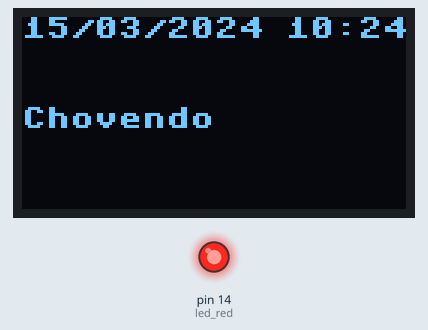
Bench run of a program on a simulated MicroPython board. On the bench: 128×64 one-colour display, output pins drawn as LEDs (lit = HIGH). The clock reads 2024-03-15 10:24:30 at power-on unless the program sets it.

Above: at 0.2 s.
At 30.8 s:
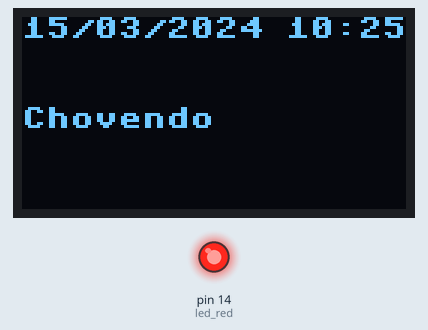
At 92.0 s:
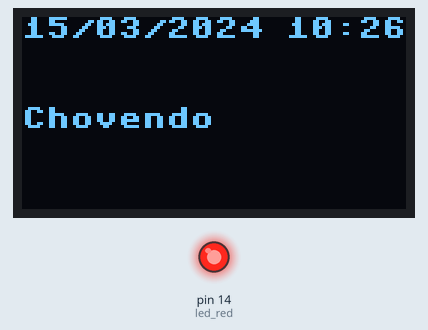
Timing chart, 0 to 93.5 s (numbered marks = the images above):
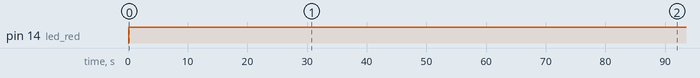

Measured:
- by itself, pin 14 (led_red): LOW → HIGH at 0.10 s
- what the display in image 0 shows lasts 30.6 s, from 0.2 s to 30.8 s
- what the display in image 1 shows lasts 61.1 s, from 30.8 s to 91.9 s

The program:

sensor_chuva.py
```python
from machine import Pin, I2C
import time, ssd1306

#configurando sensor
sensor_chuva= Pin(2, Pin.IN)
led_red = Pin(14, Pin.OUT)

# atribuição de pinos da Franzininho
i2c = I2C(scl=Pin(9), sda=Pin(8), freq=100000)

# configurando display
oled_width = 128
oled_height = 64
oled = ssd1306.SSD1306_I2C(oled_width, oled_height, i2c)
while True:
    #coletando data e hora atual
    current_time = time.localtime()
    formatted_time = "{:02d}/{:02d}/{} {:02d}:{:02d}".format(current_time[2], current_time[1], current_time[0], current_time[3], current_time[4])

    # limpa display
    oled.fill(0)

    # exibição no display
    oled.text(formatted_time, 0, 0)

    if sensor_chuva.value():
        oled.text("Sem chuva", 0, 30)
        led_red.off()

    else:
        oled.text("Chovendo", 0, 30)
        led_red.on()

    oled.show()
    time.sleep(5)
```
